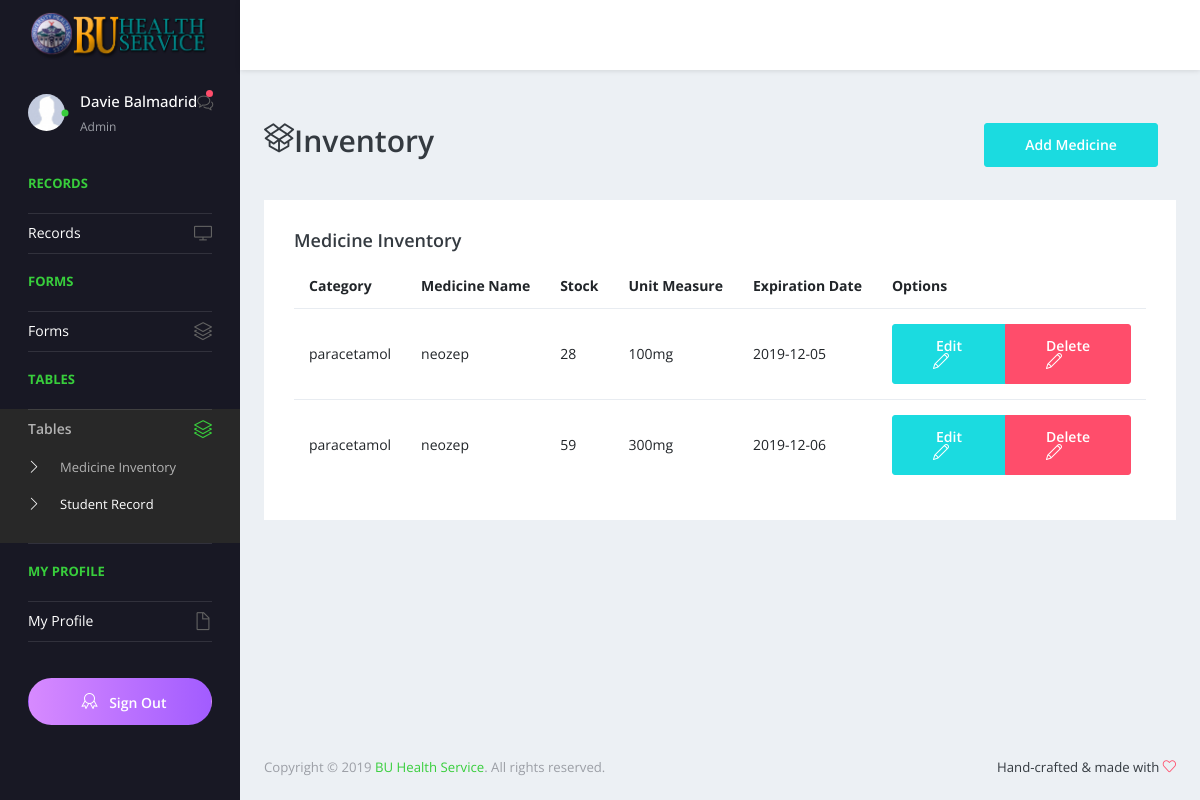
The page /pages/tables/medicineinventory.php (signed in) on the database as committed earlier.
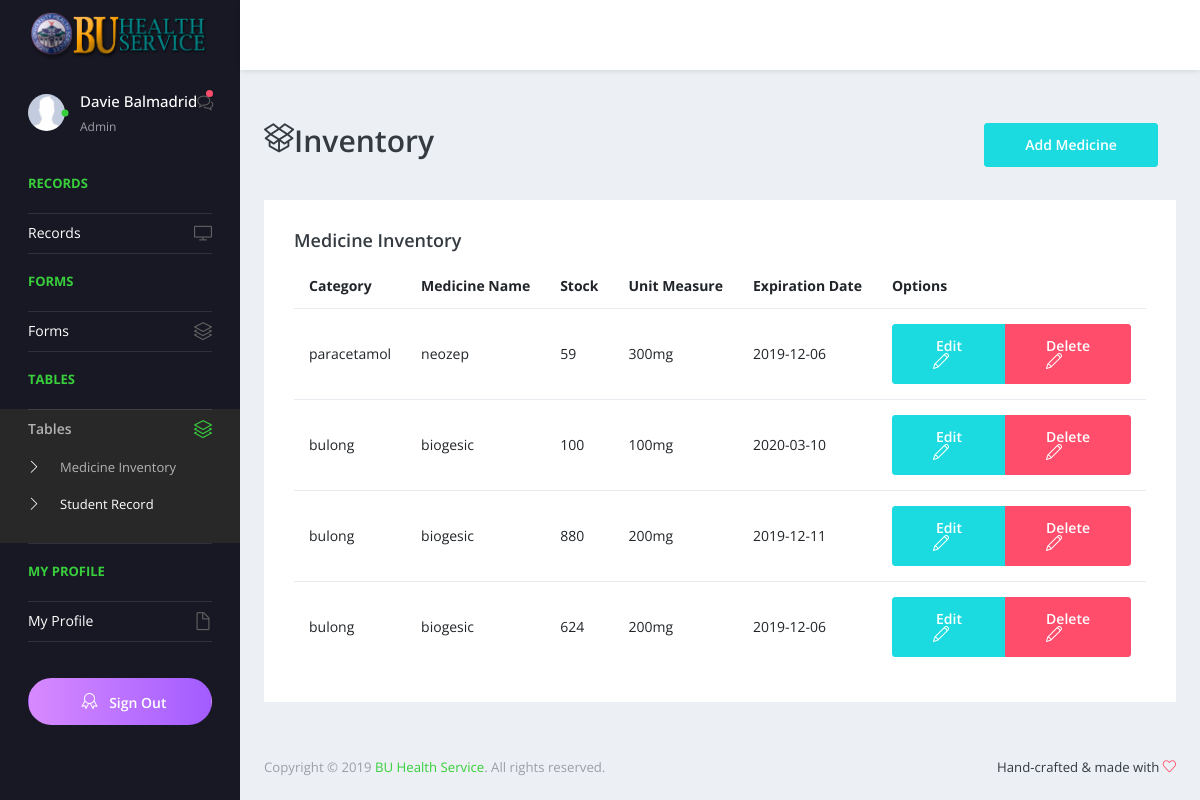
The same page on the database as committed later.
### tables this page shows
CREATE TABLE `tbl_medicine` (
  `ID` int(11) NOT NULL,
  `Category` varchar(45) NOT NULL,
  `MedicineName` varchar(45) NOT NULL,
  `Stock` int(11) NOT NULL,
  `ExpDate` date NOT NULL,
  `UnitMeasure` varchar(45) NOT NULL,
  `Status` int(11) NOT NULL,
  `CreatedDate` timestamp NOT NULL DEFAULT current_timestamp(),
  `ModifiedDate` timestamp NOT NULL DEFAULT current_timestamp() ON UPDATE current_timestamp(),
  `CreatedBy` varchar(45) NOT NULL,
  `ModifiedBy` varchar(45) NOT NULL
);

### pages/tables/medicineinventory.php (the view, shortened to what this page needs)
<?php
    $conn = OpenCon();
?>
<!DOCTYPE html>
<html lang="en">
  <head>
    <link rel="stylesheet" href="../../vendors/simple-line-icons/css/simple-line-icons.css">
    <link rel="stylesheet" href="../../vendors/flag-icon-css/css/flag-icon.min.css">
    <link rel="stylesheet" href="../../vendors/css/vendor.bundle.base.css">
    <link rel="stylesheet" href="../../vendors/select2/select2.min.css">
    <link rel="stylesheet" href="../../vendors/select2-bootstrap-theme/select2-bootstrap.min.css">
    <link rel="stylesheet" href="../../css/style.css"
  </head>
  <body>
    <div class="container-scroller">
      <nav class="navbar default-layout-navbar col-lg-12 col-12 p-0 fixed-top d-flex flex-row">
      <div class="navbar-brand-wrapper d-flex align-items-center">
          <a  href="index.php">
            <img src="../../images/ddh.png" alt="logo" width="100%"/>
          </a>
        </div>
        <div class="navbar-menu-wrapper d-flex align-items-center flex-grow-1">
        </div>
      </nav>
      <div class="container-fluid page-body-wrapper">
        <nav class="sidebar sidebar-offcanvas" id="sidebar">
          <ul class="nav">
            <li class="nav-item nav-profile">
              <a href="#" class="nav-link">
                <div class="profile-image">
                  <img class="img-xs rounded-circle" src="../../images/faces/noface.jpg" alt="profile image">
                  <div class="dot-indicator bg-success"></div>
                </div>
                <div class="text-wrapper">
                  <p class="profile-name"><?php echo ucwords($_SESSION['Fname']). " ";echo  ucwords($_SESSION['Lname']);?></p>
                  <p class="designation"><?php echo ucwords($_SESSION['position'])?></p>
                </div>
                <div class="icon-container">
                  <i class="icon-bubbles"></i>
                  <div class="dot-indicator bg-danger"></div>
                </div>
              </a>
            </li>
            <li class="nav-item nav-category">
              <span class="nav-link">Records</span>
            </li>
            <li class="nav-item">
              <a class="nav-link" href="../../index.php">
                <span class="menu-title">Records</span>
                <i class="icon-screen-desktop menu-icon"></i>
              </a>
            </li>
            <li class="nav-item nav-category"><span class="nav-link">Forms</span></li>
<li class="nav-item">
<a class="nav-link" data-toggle="collapse" href="#ui-basic" aria-expanded="false" aria-controls="ui-basic">
<span class="menu-title">Forms</span>
<i class="icon-layers menu-icon"></i>
</a>
</li>
<li class="nav-item nav-category"><span class="nav-link">Tables</span></li>
            <li class="nav-item">
              <a class="nav-link" data-toggle="collapse" href="#tables" aria-expanded="false" aria-controls="ui-basic">
                <span class="menu-title">Tables</span>
                <i class="icon-layers menu-icon"></i>
              </a>
              <div class="collapse" id="tables">
                <ul class="nav flex-column sub-menu">
				  <li class="nav-item"> <a class="nav-link" href="medicineinventory.php">Medicine Inventory</a></li>
                  <li class="nav-item"> <a class="nav-link" href="studentrecord.php">Student Record</a></li>
                </ul>
              </div>
            </li>
            <li class="nav-item nav-category"><span class="nav-link">My Profile</span></li>
            <li class="nav-item">
              <a class="nav-link" data-toggle="collapse" href="#auth" aria-expanded="false" aria-controls="auth">
                <span class="menu-title">My Profile</span>
                <i class="icon-doc menu-icon"></i>
              </a>
            </li>
            <li class="nav-item pro-upgrade">
              <span class="nav-link">
                <a class="btn btn-block px-0 btn-rounded btn-upgrade" href="../../logout.php"> <i class="icon-badge mx-2"></i> Sign Out</a>
              </span>
            </li>
          </ul>
        </nav>
         <div class="main-panel">
          <div class="content-wrapper">
            <div class="page-header">
              <h2> Inventory <i class="icon-social-dropbox float-left"></i></h2>
              <nav aria-label="breadcrumb">
                <ol class="breadcrumb">
                  <input class='btn btn-primary w-100' type="button" data-toggle="modal" data-target="#Medicine" name="AddMed" style="width: 100%" value="Add Medicine">
                </ol>
              </nav>
            </div>
            <div class="row">
              <div class="col-md-12 col-sm-12 grid-margin stretch-card">
                <div class="card">
                  <div class="card-body">
                    <h4 class="card-title">Medicine Inventory</h4>
                    <table class="table table-hover">
                      <thead>
                        <tr>
                          <th class="font-weight-bold">Category</th>
                          <th class="font-weight-bold">Medicine Name</th>
                          <th class="font-weight-bold">Stock</th>
                          <th class="font-weight-bold">Unit Measure</th>
                          <th class="font-weight-bold">Expiration Date</th>
                          <th class="font-weight-bold">Options</th>
                        </tr>
                      </thead>
                    <tbody id="myTable1">
                      <?php
                        $sql = "SELECT * from tbl_medicine";
                        $result = mysqli_query($conn,$sql);
                        $rows = array();
                        $ctr = 0;
                        while($r = mysqli_fetch_assoc($result)){
                          $rows[] = $r;
                            echo "<tr>
                                <td>".$rows[$ctr]["Category"]."</td>
                                <td>".$rows[$ctr]["MedicineName"]."</td>
                                <td>".$rows[$ctr]["Stock"]."</td>
                                <td>".$rows[$ctr]["UnitMeasure"]."</td>
                                <td>".$rows[$ctr]["ExpDate"]."</td>
                                <td><div class='btn-group'>
                                  <button value='".$rows[$ctr]['ID']. " type='button' data-toggle='modal' data-target='#editMedicine".$ctr."' class='btn btn-primary w-100'> Edit <i class='icon-pencil float-left'></i></button><br>
                                  <button  value='".$rows[$ctr]['ID']. " type='button' data-toggle='modal' data-target='#deleteMedicine".$ctr."' class='btn btn-danger w-100'> Delete <i class='icon-pencil float-left'></i></button>
                                </div></td>
                                </tr>";
                                ?>
                          <?php
                          $ctr++;
                          }
                    ?>
                      </tbody>
                    </table>
                  </div>
                </div>
              </div>
            </div>
          </div>
          <footer class="footer">
            <div class="d-sm-flex justify-content-center justify-content-sm-between">
              <span class="text-muted text-center text-sm-left d-block d-sm-inline-block">Copyright © 2019 <a href="https://www.bootstrapdash.com/" target="_blank">BU Health Service</a>. All rights reserved.</span>
              <span class="float-none float-sm-right d-block mt-1 mt-sm-0 text-center">Hand-crafted & made with <i class="icon-heart text-danger"></i></span>
            </div>
          </footer>
        </div>
      </div>
    </div>
  </body>
</html>

Rows that differ between the two databases and show on the page:
removed tbl_medicine: Category "paracetamol", MedicineName "neozep", Stock "28", UnitMeasure "100mg", ExpDate "2019-12-05", $rows[$ctr]['ID'] 1 (drawn)
added tbl_medicine: Category "bulong", MedicineName "biogesic", Stock "100", UnitMeasure "100mg", ExpDate "2020-03-10", $rows[$ctr]['ID'] 5 (drawn)
added tbl_medicine: Category "bulong", MedicineName "biogesic", Stock "880", UnitMeasure "200mg", ExpDate "2019-12-11", $rows[$ctr]['ID'] 6 (drawn)
added tbl_medicine: Category "bulong", MedicineName "biogesic", Stock "624", UnitMeasure "200mg", ExpDate "2019-12-06", $rows[$ctr]['ID'] 8 (drawn)
